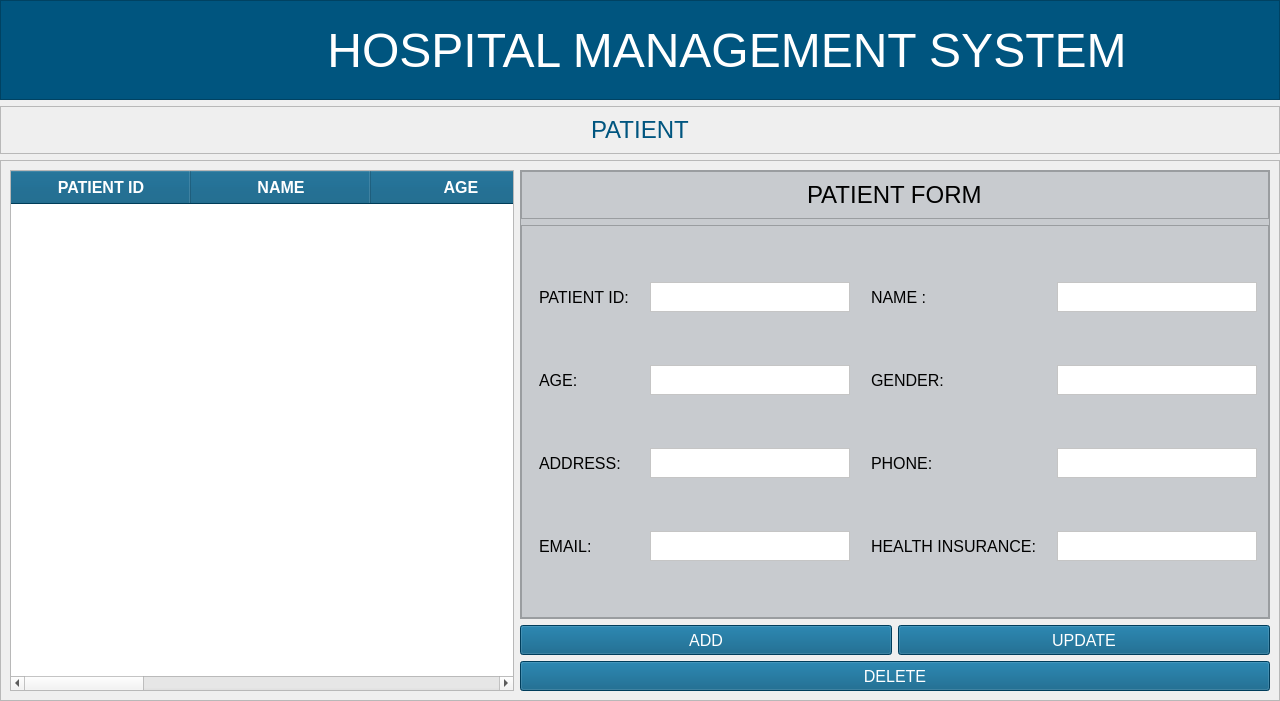
<?xml version="1.0" encoding="UTF-8"?>
<ui version="4.0">
 <class>MainWindow</class>
 <widget class="QMainWindow" name="MainWindow">
  <property name="geometry">
   <rect>
    <x>0</x>
    <y>0</y>
    <width>1280</width>
    <height>701</height>
   </rect>
  </property>
  <property name="windowTitle">
   <string>MainWindow</string>
  </property>
  <widget class="QWidget" name="centralwidget">
   <layout class="QVBoxLayout" name="verticalLayout_2">
    <property name="leftMargin">
     <number>0</number>
    </property>
    <property name="topMargin">
     <number>0</number>
    </property>
    <property name="rightMargin">
     <number>0</number>
    </property>
    <property name="bottomMargin">
     <number>0</number>
    </property>
    <item>
     <widget class="QFrame" name="header_frame">
      <property name="sizePolicy">
       <sizepolicy hsizetype="Preferred" vsizetype="Preferred">
        <horstretch>0</horstretch>
        <verstretch>0</verstretch>
       </sizepolicy>
      </property>
      <property name="minimumSize">
       <size>
        <width>1280</width>
        <height>100</height>
       </size>
      </property>
      <property name="maximumSize">
       <size>
        <width>16777215</width>
        <height>100</height>
       </size>
      </property>
      <property name="styleSheet">
       <string notr="true">background-color:rgb(0, 85, 127);</string>
      </property>
      <property name="frameShape">
       <enum>QFrame::StyledPanel</enum>
      </property>
      <property name="frameShadow">
       <enum>QFrame::Raised</enum>
      </property>
      <layout class="QHBoxLayout" name="horizontalLayout">
       <property name="sizeConstraint">
        <enum>QLayout::SetDefaultConstraint</enum>
       </property>
       <property name="leftMargin">
        <number>0</number>
       </property>
       <property name="topMargin">
        <number>0</number>
       </property>
       <property name="rightMargin">
        <number>0</number>
       </property>
       <property name="bottomMargin">
        <number>0</number>
       </property>
       <item>
        <widget class="QFrame" name="logo_frame">
         <property name="minimumSize">
          <size>
           <width>80</width>
           <height>50</height>
          </size>
         </property>
         <property name="maximumSize">
          <size>
           <width>100</width>
           <height>16777215</height>
          </size>
         </property>
         <property name="styleSheet">
          <string notr="true">background-color:transparent;
margin-top:6px;
margin-bottom:0px;</string>
         </property>
         <property name="frameShape">
          <enum>QFrame::StyledPanel</enum>
         </property>
         <property name="frameShadow">
          <enum>QFrame::Raised</enum>
         </property>
         <widget class="QLabel" name="backBtn">
          <property name="geometry">
           <rect>
            <x>20</x>
            <y>10</y>
            <width>61</width>
            <height>71</height>
           </rect>
          </property>
          <property name="cursor">
           <cursorShape>PointingHandCursor</cursorShape>
          </property>
          <property name="styleSheet">
           <string notr="true"/>
          </property>
          <property name="text">
           <string/>
          </property>
          <property name="pixmap">
           <pixmap resource="../../assets/resources.qrc">:/reosurces_logo/back-svgrepo-com.svg</pixmap>
          </property>
          <property name="scaledContents">
           <bool>true</bool>
          </property>
          <property name="alignment">
           <set>Qt::AlignCenter</set>
          </property>
         </widget>
        </widget>
       </item>
       <item>
        <widget class="QFrame" name="title_frame">
         <property name="minimumSize">
          <size>
           <width>1280</width>
           <height>0</height>
          </size>
         </property>
         <property name="font">
          <font>
           <pointsize>42</pointsize>
          </font>
         </property>
         <property name="styleSheet">
          <string notr="true">background-color:transparent;</string>
         </property>
         <property name="frameShape">
          <enum>QFrame::StyledPanel</enum>
         </property>
         <property name="frameShadow">
          <enum>QFrame::Raised</enum>
         </property>
         <layout class="QVBoxLayout" name="verticalLayout">
          <item alignment="Qt::AlignHCenter">
           <widget class="QLabel" name="title_label">
            <property name="minimumSize">
             <size>
              <width>800</width>
              <height>0</height>
             </size>
            </property>
            <property name="font">
             <font>
              <pointsize>36</pointsize>
             </font>
            </property>
            <property name="styleSheet">
             <string notr="true">color:#fff;</string>
            </property>
            <property name="text">
             <string>HOSPITAL MANAGEMENT SYSTEM</string>
            </property>
            <property name="alignment">
             <set>Qt::AlignCenter</set>
            </property>
           </widget>
          </item>
         </layout>
        </widget>
       </item>
      </layout>
     </widget>
    </item>
    <item>
     <widget class="QFrame" name="frame_15">
      <property name="maximumSize">
       <size>
        <width>16777215</width>
        <height>80</height>
       </size>
      </property>
      <property name="frameShape">
       <enum>QFrame::StyledPanel</enum>
      </property>
      <property name="frameShadow">
       <enum>QFrame::Raised</enum>
      </property>
      <layout class="QVBoxLayout" name="verticalLayout_22">
       <item alignment="Qt::AlignHCenter">
        <widget class="QLabel" name="activityNameDisp">
         <property name="font">
          <font>
           <pointsize>18</pointsize>
          </font>
         </property>
         <property name="styleSheet">
          <string notr="true">color:rgb(0, 85, 127);</string>
         </property>
         <property name="text">
          <string>PATIENT</string>
         </property>
        </widget>
       </item>
      </layout>
     </widget>
    </item>
    <item>
     <widget class="QFrame" name="frame">
      <property name="frameShape">
       <enum>QFrame::StyledPanel</enum>
      </property>
      <property name="frameShadow">
       <enum>QFrame::Raised</enum>
      </property>
      <layout class="QGridLayout" name="gridLayout_3">
       <item row="0" column="1" colspan="2">
        <widget class="QFrame" name="frame_3">
         <property name="styleSheet">
          <string notr="true">BACKGROUND-COLOR:#c8cbcf;
BORDER-RADIUS:5PX;</string>
         </property>
         <property name="frameShape">
          <enum>QFrame::StyledPanel</enum>
         </property>
         <property name="frameShadow">
          <enum>QFrame::Raised</enum>
         </property>
         <layout class="QGridLayout" name="gridLayout_2">
          <property name="leftMargin">
           <number>0</number>
          </property>
          <property name="topMargin">
           <number>0</number>
          </property>
          <property name="rightMargin">
           <number>0</number>
          </property>
          <property name="bottomMargin">
           <number>0</number>
          </property>
          <property name="horizontalSpacing">
           <number>0</number>
          </property>
          <item row="0" column="0">
           <widget class="QFrame" name="frame_4">
            <property name="font">
             <font>
              <pointsize>15</pointsize>
             </font>
            </property>
            <property name="frameShape">
             <enum>QFrame::StyledPanel</enum>
            </property>
            <property name="frameShadow">
             <enum>QFrame::Raised</enum>
            </property>
            <layout class="QVBoxLayout" name="verticalLayout_3">
             <item alignment="Qt::AlignHCenter">
              <widget class="QLabel" name="label">
               <property name="font">
                <font>
                 <pointsize>18</pointsize>
                </font>
               </property>
               <property name="text">
                <string>PATIENT FORM</string>
               </property>
              </widget>
             </item>
            </layout>
           </widget>
          </item>
          <item row="1" column="0">
           <widget class="QFrame" name="frame_5">
            <property name="styleSheet">
             <string notr="true">padding-right:2px;
padding-left:2px;</string>
            </property>
            <property name="frameShape">
             <enum>QFrame::StyledPanel</enum>
            </property>
            <property name="frameShadow">
             <enum>QFrame::Raised</enum>
            </property>
            <layout class="QGridLayout" name="gridLayout">
             <property name="horizontalSpacing">
              <number>15</number>
             </property>
             <item row="0" column="0">
              <widget class="QLabel" name="label_2">
               <property name="font">
                <font>
                 <pointsize>12</pointsize>
                </font>
               </property>
               <property name="text">
                <string>PATIENT ID:</string>
               </property>
              </widget>
             </item>
             <item row="0" column="1">
              <widget class="QTextEdit" name="patIdEntry">
               <property name="maximumSize">
                <size>
                 <width>200</width>
                 <height>30</height>
                </size>
               </property>
               <property name="font">
                <font>
                 <pointsize>12</pointsize>
                </font>
               </property>
               <property name="styleSheet">
                <string notr="true">background-color:white;</string>
               </property>
              </widget>
             </item>
             <item row="0" column="2">
              <widget class="QLabel" name="label_3">
               <property name="font">
                <font>
                 <pointsize>12</pointsize>
                </font>
               </property>
               <property name="text">
                <string>NAME :</string>
               </property>
              </widget>
             </item>
             <item row="0" column="3">
              <widget class="QTextEdit" name="patNameEntry">
               <property name="maximumSize">
                <size>
                 <width>200</width>
                 <height>30</height>
                </size>
               </property>
               <property name="font">
                <font>
                 <pointsize>12</pointsize>
                </font>
               </property>
               <property name="styleSheet">
                <string notr="true">background-color:white;</string>
               </property>
              </widget>
             </item>
             <item row="1" column="0">
              <widget class="QLabel" name="label_4">
               <property name="font">
                <font>
                 <pointsize>12</pointsize>
                </font>
               </property>
               <property name="text">
                <string>AGE:</string>
               </property>
              </widget>
             </item>
             <item row="1" column="1">
              <widget class="QTextEdit" name="patAgeEntry">
               <property name="maximumSize">
                <size>
                 <width>200</width>
                 <height>30</height>
                </size>
               </property>
               <property name="font">
                <font>
                 <pointsize>12</pointsize>
                </font>
               </property>
               <property name="styleSheet">
                <string notr="true">background-color:white;</string>
               </property>
              </widget>
             </item>
             <item row="1" column="2">
              <widget class="QLabel" name="label_5">
               <property name="font">
                <font>
                 <pointsize>12</pointsize>
                </font>
               </property>
               <property name="text">
                <string>GENDER:</string>
               </property>
              </widget>
             </item>
             <item row="1" column="3">
              <widget class="QTextEdit" name="patGenderEntry">
               <property name="maximumSize">
                <size>
                 <width>200</width>
                 <height>30</height>
                </size>
               </property>
               <property name="font">
                <font>
                 <pointsize>12</pointsize>
                </font>
               </property>
               <property name="styleSheet">
                <string notr="true">background-color:white;</string>
               </property>
              </widget>
             </item>
             <item row="2" column="0">
              <widget class="QLabel" name="label_7">
               <property name="font">
                <font>
                 <pointsize>12</pointsize>
                </font>
               </property>
               <property name="text">
                <string>ADDRESS:</string>
               </property>
              </widget>
             </item>
             <item row="2" column="1">
              <widget class="QTextEdit" name="patAddrEntry">
               <property name="maximumSize">
                <size>
                 <width>200</width>
                 <height>30</height>
                </size>
               </property>
               <property name="font">
                <font>
                 <pointsize>12</pointsize>
                </font>
               </property>
               <property name="styleSheet">
                <string notr="true">background-color:white;</string>
               </property>
              </widget>
             </item>
             <item row="2" column="2">
              <widget class="QLabel" name="label_8">
               <property name="font">
                <font>
                 <pointsize>12</pointsize>
                </font>
               </property>
               <property name="text">
                <string>PHONE:</string>
               </property>
              </widget>
             </item>
             <item row="2" column="3">
              <widget class="QTextEdit" name="patPhoneEntry">
               <property name="maximumSize">
                <size>
                 <width>200</width>
                 <height>30</height>
                </size>
               </property>
               <property name="font">
                <font>
                 <pointsize>12</pointsize>
                </font>
               </property>
               <property name="styleSheet">
                <string notr="true">background-color:white;</string>
               </property>
              </widget>
             </item>
             <item row="3" column="0">
              <widget class="QLabel" name="label_9">
               <property name="font">
                <font>
                 <pointsize>12</pointsize>
                </font>
               </property>
               <property name="text">
                <string>EMAIL:</string>
               </property>
              </widget>
             </item>
             <item row="3" column="1">
              <widget class="QTextEdit" name="patEmailEntry">
               <property name="maximumSize">
                <size>
                 <width>200</width>
                 <height>30</height>
                </size>
               </property>
               <property name="font">
                <font>
                 <pointsize>12</pointsize>
                </font>
               </property>
               <property name="styleSheet">
                <string notr="true">background-color:white;</string>
               </property>
              </widget>
             </item>
             <item row="3" column="2">
              <widget class="QLabel" name="label_10">
               <property name="font">
                <font>
                 <pointsize>12</pointsize>
                </font>
               </property>
               <property name="text">
                <string>HEALTH INSURANCE:</string>
               </property>
              </widget>
             </item>
             <item row="3" column="3">
              <widget class="QTextEdit" name="patHIEntry">
               <property name="maximumSize">
                <size>
                 <width>200</width>
                 <height>30</height>
                </size>
               </property>
               <property name="font">
                <font>
                 <pointsize>12</pointsize>
                </font>
               </property>
               <property name="styleSheet">
                <string notr="true">background-color:white;</string>
               </property>
              </widget>
             </item>
            </layout>
           </widget>
          </item>
         </layout>
        </widget>
       </item>
       <item row="1" column="1">
        <widget class="QPushButton" name="addPatBtn">
         <property name="minimumSize">
          <size>
           <width>200</width>
           <height>30</height>
          </size>
         </property>
         <property name="font">
          <font>
           <pointsize>12</pointsize>
          </font>
         </property>
         <property name="cursor">
          <cursorShape>PointingHandCursor</cursorShape>
         </property>
         <property name="styleSheet">
          <string notr="true">background-color:rgb(0, 85, 127);
COLOR:WHITE;
BORDER-RADIUS:5PX</string>
         </property>
         <property name="text">
          <string>ADD</string>
         </property>
        </widget>
       </item>
       <item row="1" column="2">
        <widget class="QPushButton" name="updtPatBtn">
         <property name="minimumSize">
          <size>
           <width>200</width>
           <height>30</height>
          </size>
         </property>
         <property name="font">
          <font>
           <pointsize>12</pointsize>
          </font>
         </property>
         <property name="cursor">
          <cursorShape>PointingHandCursor</cursorShape>
         </property>
         <property name="styleSheet">
          <string notr="true">background-color:rgb(0, 85, 127);
COLOR:WHITE;
BORDER-RADIUS:5PX</string>
         </property>
         <property name="text">
          <string>UPDATE</string>
         </property>
        </widget>
       </item>
       <item row="2" column="1" colspan="2">
        <widget class="QPushButton" name="delPatBtn">
         <property name="minimumSize">
          <size>
           <width>200</width>
           <height>30</height>
          </size>
         </property>
         <property name="font">
          <font>
           <pointsize>12</pointsize>
          </font>
         </property>
         <property name="cursor">
          <cursorShape>PointingHandCursor</cursorShape>
         </property>
         <property name="styleSheet">
          <string notr="true">background-color:rgb(0, 85, 127);
COLOR:WHITE;
BORDER-RADIUS:5PX</string>
         </property>
         <property name="text">
          <string>DELETE</string>
         </property>
        </widget>
       </item>
       <item row="0" column="0" rowspan="3">
        <widget class="QTableWidget" name="tablePatsDet">
         <property name="minimumSize">
          <size>
           <width>0</width>
           <height>0</height>
          </size>
         </property>
         <property name="font">
          <font>
           <pointsize>12</pointsize>
          </font>
         </property>
         <property name="cursor" stdset="0">
          <cursorShape>PointingHandCursor</cursorShape>
         </property>
         <property name="styleSheet">
          <string notr="true">QHeaderView::section {
                background-color: #00557d;
                color: white;
                font-weight: bold;
padding:5px;
            }</string>
         </property>
         <property name="editTriggers">
          <set>QAbstractItemView::NoEditTriggers</set>
         </property>
         <property name="selectionMode">
          <enum>QAbstractItemView::SingleSelection</enum>
         </property>
         <property name="selectionBehavior">
          <enum>QAbstractItemView::SelectRows</enum>
         </property>
         <property name="showGrid">
          <bool>true</bool>
         </property>
         <property name="sortingEnabled">
          <bool>true</bool>
         </property>
         <property name="wordWrap">
          <bool>false</bool>
         </property>
         <attribute name="horizontalHeaderCascadingSectionResizes">
          <bool>true</bool>
         </attribute>
         <attribute name="horizontalHeaderDefaultSectionSize">
          <number>180</number>
         </attribute>
         <attribute name="verticalHeaderDefaultSectionSize">
          <number>45</number>
         </attribute>
         <column>
          <property name="text">
           <string>PATIENT ID</string>
          </property>
          <property name="background">
           <color>
            <red>0</red>
            <green>85</green>
            <blue>125</blue>
           </color>
          </property>
         </column>
         <column>
          <property name="text">
           <string>NAME</string>
          </property>
         </column>
         <column>
          <property name="text">
           <string>AGE</string>
          </property>
         </column>
         <column>
          <property name="text">
           <string>GENDER</string>
          </property>
         </column>
         <column>
          <property name="text">
           <string>ADDRESS</string>
          </property>
         </column>
         <column>
          <property name="text">
           <string>PHONE</string>
          </property>
         </column>
         <column>
          <property name="text">
           <string>EMAIL</string>
          </property>
         </column>
         <column>
          <property name="text">
           <string>HEALTH INSURANCE</string>
          </property>
         </column>
        </widget>
       </item>
      </layout>
     </widget>
    </item>
   </layout>
  </widget>
 </widget>
 <resources>
  <include location="../../assets/resources.qrc"/>
 </resources>
 <connections/>
</ui>
